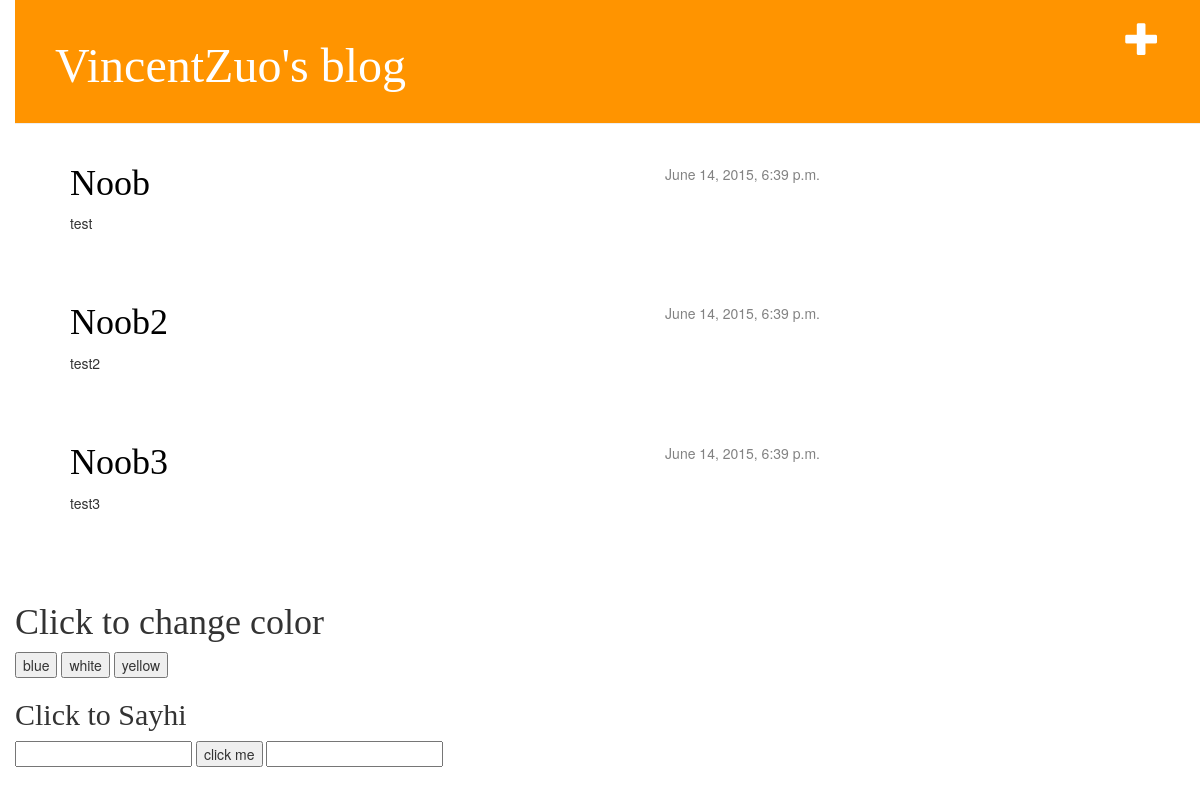
Before: / with the older database file.
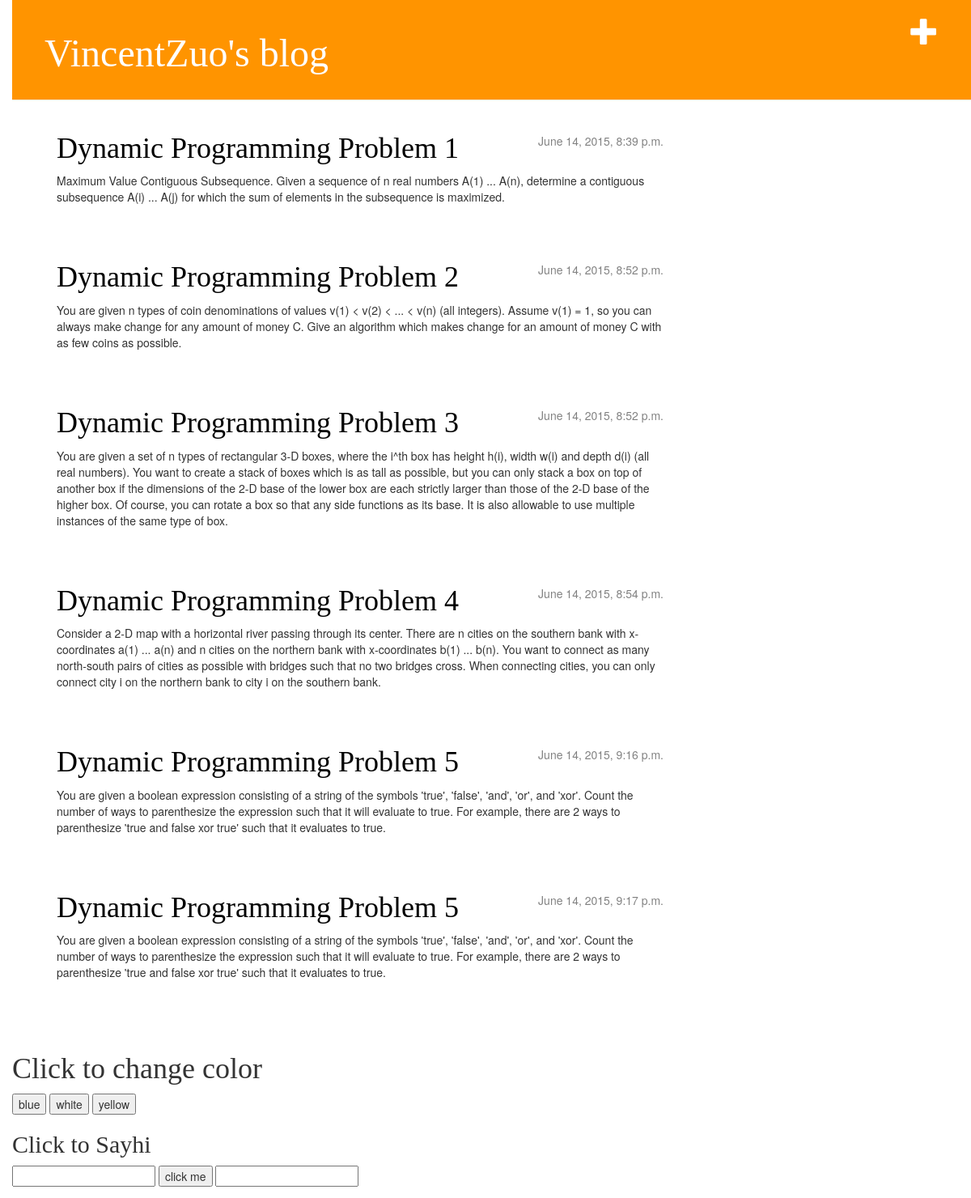
After: the same page with the newer database file.
### blog/models.py (models this page shows, shortened)
class Post(models.Model):
    author = models.ForeignKey('auth.User')
    title = models.CharField(max_length=200)
    text = models.TextField()
    created_date = models.DateTimeField(
            default=timezone.now)
    published_date = models.DateTimeField(
            blank=True, null=True)

### blog/views.py (the view)
# urls.py: url(r'^$', views.post_list),
def post_list(request):
    posts = Post.objects.filter(published_date__lte=timezone.now()).order_by('title')
    return render(request, 'blog/post_list.html', {'posts': posts})

### blog/templates/blog/post_list.html
{% extends "blog/base.html" %}
{% block content %}
    {% for post in posts %}
        <div class="post">
            <div class="date">
                {{ post.published_date }}
            </div>
            <h1><a href="{% url "blog.views.post_detail" pk=post.pk %}">{{ post.title }}</a></h1>
            <p>{{ post.text|linebreaks }}</p>
        </div>
    {% endfor %}
{% endblock content %}

### blog/templates/blog/base.html (shortened to what this page needs)
{% load staticfiles %}
<html>
    <head>
        <link rel="stylesheet" href="//maxcdn.bootstrapcdn.com/bootstrap/3.2.0/css/bootstrap.min.css">
        <link rel="stylesheet" href="//maxcdn.bootstrapcdn.com/bootstrap/3.2.0/css/bootstrap-theme.min.css">
        <link rel="stylesheet" href="{% static "css/blog.css" %}">
		<div class="page-header">
		    <a href="{% url "blog.views.post_new" %}" class="top-menu"><span class="glyphicon glyphicon-plus"></span></a>
		    <h1><a href="/">VincentZuo's blog</a></h1>
		</div>
    </head>
    <body>
	    <div class="content container">
	        <div class="row">
	            <div class="col-md-8">
	            {% block content %}
	            {% endblock %}
	            </div>
	        </div>
	    </div>
        <div>
        <h1>Click to change color</h1>
	        <form action = "">
	            <fieldset>
	                <input type = "button"
	                        value = "blue"
	                        onclick = "changecolor('blue')"/>
	                <input type = "button"
	                        value = "white"
	                        onclick = "changecolor('white')"/>
	                <input type = "button"
	                        value = "yellow"
	                        onclick = "changecolor('yellow')"/>
	            </fieldset>
	        </form>
	        <h2>Click to Sayhi</h2>
	        <form action = "">
	            <fieldset>
	                <input type = "text"
	                        id = "txtName" />
	                <input type = "button"
	                        value = "click me"
	                        onclick = "sayhi()" />
	                <input type = "text"
	                        id = "textOutPut" />
	            </fieldset>
	        </form>
	    </div>
    </body>
</html>

### blog/static/css/blog.css (style rules this page uses)
h1 a { color: #FCA205; font-family: 'Lobster'; }
body { padding-left: 15px; }
.page-header { background-color: #ff9400; margin-top: 0; padding: 20px 20px 20px 40px; }
.page-header h1, .page-header h1 a, .page-header h1 a:visited, .page-header h1 a:active { color: #ffffff; font-size: 36pt; text-decoration: none; }
.content { margin-left: 40px; }
h1, h2, h3, h4 { font-family: 'Lobster', cursive; }
.date { float: right; color: #828282; }
.top-menu, .top-menu:hover, .top-menu:visited { color: #ffffff; float: right; font-size: 26pt; margin-right: 20px; }
.post { margin-bottom: 70px; }
.post h1 a, .post h1 a:visited { color: #000000; }

Changed rows visible on the page:
removed Post: published_date "June 14, 2015, 6:39 p.m.", title "Noob", text "test"
removed Post: published_date "June 14, 2015, 6:39 p.m.", title "Noob2", text "test2"
removed Post: published_date "June 14, 2015, 6:39 p.m.", title "Noob3", text "test3"
added Post: published_date "June 14, 2015, 8:39 p.m.", title "Dynamic Programming Problem 1", text "Maximum Value Contiguous Subsequence. Given a sequence of n real numbers A(1) ... A(n), determine a contiguous subsequence A(i) ... A(j) for which the sum of elements in the subsequence is maximized."
added Post: published_date "June 14, 2015, 8:52 p.m.", title "Dynamic Programming Problem 2", text "You are given n types of coin denominations of values v(1) < v(2) < ... < v(n) (all integers). Assume v(1) = 1, so you can always make change for any amount of money C. Give an algorithm which makes change for an amount of money C with as few coins as possible."
added Post: published_date "June 14, 2015, 8:52 p.m.", title "Dynamic Programming Problem 3", text "You are given a set of n types of rectangular 3-D boxes, where the i^th box has height h(i), width w(i) and depth d(i) (all real numbers). You want to create a stack of boxes which is as tall as possible, but you can only stack a box on top of another box if the dimensions of the 2-D base of the lower box are each strictly larger than those of the 2-D base of the higher box. Of course, you can rotate a box so that any side functions as its base. It is also allowable to use multiple instances of the same type of box."
added Post: published_date "June 14, 2015, 8:54 p.m.", title "Dynamic Programming Problem 4", text "Consider a 2-D map with a horizontal river passing through its center. There are n cities on the southern bank with x-coordinates a(1) ... a(n) and n cities on the northern bank with x-coordinates b(1) ... b(n). You want to connect as many north-south pairs of cities as possible with bridges such that no two bridges cross. When connecting cities, you can only connect city i on the northern bank to city i on the southern bank."
added Post: published_date "June 14, 2015, 9:16 p.m.", title "Dynamic Programming Problem 5", text "You are given a boolean expression consisting of a string of the symbols 'true', 'false', 'and', 'or', and 'xor'. Count the number of ways to parenthesize the expression such that it will evaluate to true. For example, there are 2 ways to parenthesize 'true and false xor true' such that it evaluates to true."
added Post: published_date "June 14, 2015, 9:17 p.m.", title "Dynamic Programming Problem 5", text "You are given a boolean expression consisting of a string of the symbols 'true', 'false', 'and', 'or', and 'xor'. Count the number of ways to parenthesize the expression such that it will evaluate to true. For example, there are 2 ways to parenthesize 'true and false xor true' such that it evaluates to true."
